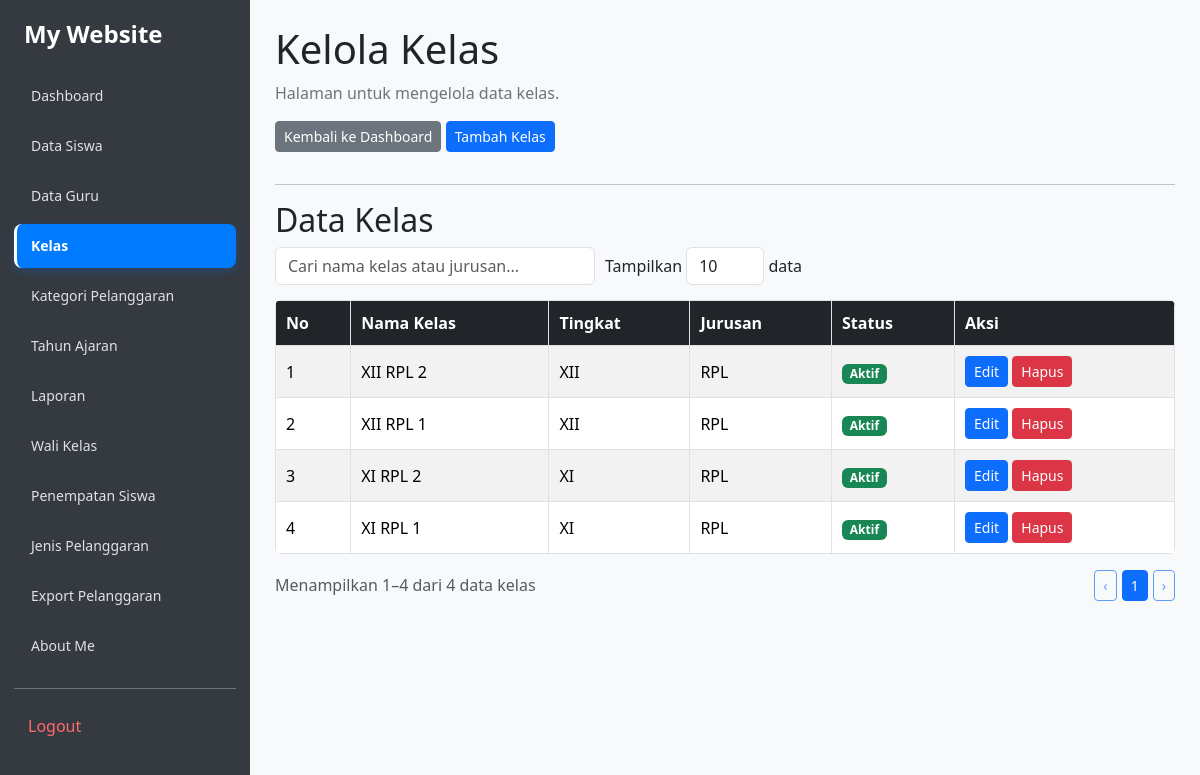
Screenshot of /kelola_kelas.php (signed in) with the database file from the repository.
### tables this page shows
CREATE TABLE `t_kelas` (
  `id` int(11) NOT NULL,
  `nama` varchar(100) DEFAULT NULL,
  `tingkat` varchar(20) NOT NULL,
  `jurusan` varchar(100) NOT NULL,
  `status_aktif` tinyint(1) NOT NULL,
  `created_at` timestamp NOT NULL DEFAULT current_timestamp(),
  `updated_at` timestamp NOT NULL DEFAULT current_timestamp()
);

### kelola_kelas.php (the view, shortened to what this page needs)
<?php
include 'config/koneksi.php';
$query = mysqli_query($koneksi, "
    SELECT * FROM t_kelas
    ORDER BY id DESC
");
?>
<!DOCTYPE html>
<html lang="id">
<head>
    <link href="https://cdn.jsdelivr.net/npm/bootstrap@5.3.8/dist/css/bootstrap.min.css" rel="stylesheet">
</head>
<body>
<?php include 'includes/sidebar.php'; ?>
<main class="main-content">
    <h1 class="mb-2">Kelola Kelas</h1>
    <p class="text-secondary">
        Halaman untuk mengelola data kelas.
    </p>
    <a href="dashboard.php" class="btn btn-secondary btn-sm mb-3">
        Kembali ke Dashboard
    </a>
    <a href="tambah_kelas.php" class="btn btn-primary btn-sm mb-3">
        Tambah Kelas
    </a>
    <hr>
    <h2>Data Kelas</h2>
    <div class="kontrol-tabel">
        <input type="search"
               id="cariKelas"
               placeholder="Cari nama kelas atau jurusan..."
               class="form-control">
        <label class="mb-0">
            Tampilkan
            <select id="jumlahKelas"
                    class="form-control"
                    style="display:inline-block;width:auto;">
                <option value="10" selected>10</option>
            </select>
            data
        </label>
    </div>
    <div class="tabel-kelas-wrapper">
        <table id="tabelKelas"
               class="table table-bordered table-striped table-hover">
            <thead>
                <tr>
                    <th data-kolom="0">No</th>
                    <th data-kolom="1">Nama Kelas</th>
                    <th data-kolom="2">Tingkat</th>
                    <th data-kolom="3">Jurusan</th>
                    <th data-kolom="4">Status</th>
                    <th>Aksi</th>
                </tr>
            </thead>
            <tbody id="isiTabel">
            <?php
            $no = 1;
            if (mysqli_num_rows($query) > 0) {
                while ($kelas = mysqli_fetch_assoc($query)) {
            ?>
                <tr>
                    <td><?= $no++ ?></td>
                    <td>
                        <?= htmlspecialchars($kelas['nama'] ?? '') ?>
                    </td>
                    <td>
                        <?= htmlspecialchars($kelas['tingkat'] ?? '') ?>
                    </td>
                    <td>
                        <?= htmlspecialchars($kelas['jurusan'] ?? '') ?>
                    </td>
                    <td>
                        <?php if (($kelas['status_aktif'] ?? 0) == 1): ?>
                            <span class="badge bg-success">Aktif</span>
                        <?php else: ?>
                            <span class="badge bg-secondary">Tidak Aktif</span>
                        <?php endif; ?>
                    </td>
                    <td class="text-nowrap">
                        <a href="edit_kelas.php?id=<?= (int)$kelas['id'] ?>"
                           class="btn btn-primary btn-sm">
                            Edit
                        </a>
                        <a href="hapus_kelas.php?id=<?= (int)$kelas['id'] ?>"
                           class="btn btn-danger btn-sm"
                           onclick="return confirm('Yakin ingin menghapus kelas ini?')">
                            Hapus
                        </a>
                    </td>
                </tr>
            <?php
                }
            } ?>
            </tbody>
        </table>
    </div>
    <div class="d-flex justify-content-between align-items-center flex-wrap mt-3">
        <p id="infoData" class="text-muted"></p>
        <div id="navigasi" class="paginasi"></div>
    </div>
</main>
</body>
</html>

### includes/sidebar.css (style rules this page uses)
body { background: #f8f9fa; margin: 0; }
.main-content { margin-left: 250px; padding: 25px; min-width: 0; box-sizing: border-box; }

### kelola_kelas.php (style rules this page uses)
body { background: #f8f9fa; margin: 0; }
.main-content { margin-left: 250px; padding: 25px; min-width: 0; }
.tabel-kelas-wrapper { width: 100%; overflow-x: auto; background: white; border-radius: 6px; }
#tabelKelas { width: 100%; margin-bottom: 0; }
#tabelKelas th, #tabelKelas td { padding: 10px; vertical-align: middle; }
#tabelKelas th { background: #212529; color: white; white-space: nowrap; cursor: pointer; }
.kontrol-tabel { display: flex; align-items: center; flex-wrap: wrap; gap: 10px; margin-bottom: 15px; }
.kontrol-tabel input { max-width: 320px; }
.paginasi { display: flex; gap: 5px; flex-wrap: wrap; margin-bottom: 15px; }

### rows the page displays
t_kelas: nama "XII RPL 2", tingkat "XII", jurusan "RPL", status_aktif "Aktif"
t_kelas: nama "XII RPL 1", tingkat "XII", jurusan "RPL", status_aktif "Aktif"
t_kelas: nama "XI RPL 2", tingkat "XI", jurusan "RPL", status_aktif "Aktif"
t_kelas: nama "XI RPL 1", tingkat "XI", jurusan "RPL", status_aktif "Aktif"

### other values shown
$item[0] "Dashboard"
$item[0] "Data Siswa"
$item[0] "Data Guru"
$item[0] "Kelas"
$item[0] "Kategori Pelanggaran"
$item[0] "Tahun Ajaran"
$item[0] "Laporan"
$item[0] "Wali Kelas"
$item[0] "Penempatan Siswa"
$item[0] "Jenis Pelanggaran"
$item[0] "Export Pelanggaran"
$item[0] "About Me"
